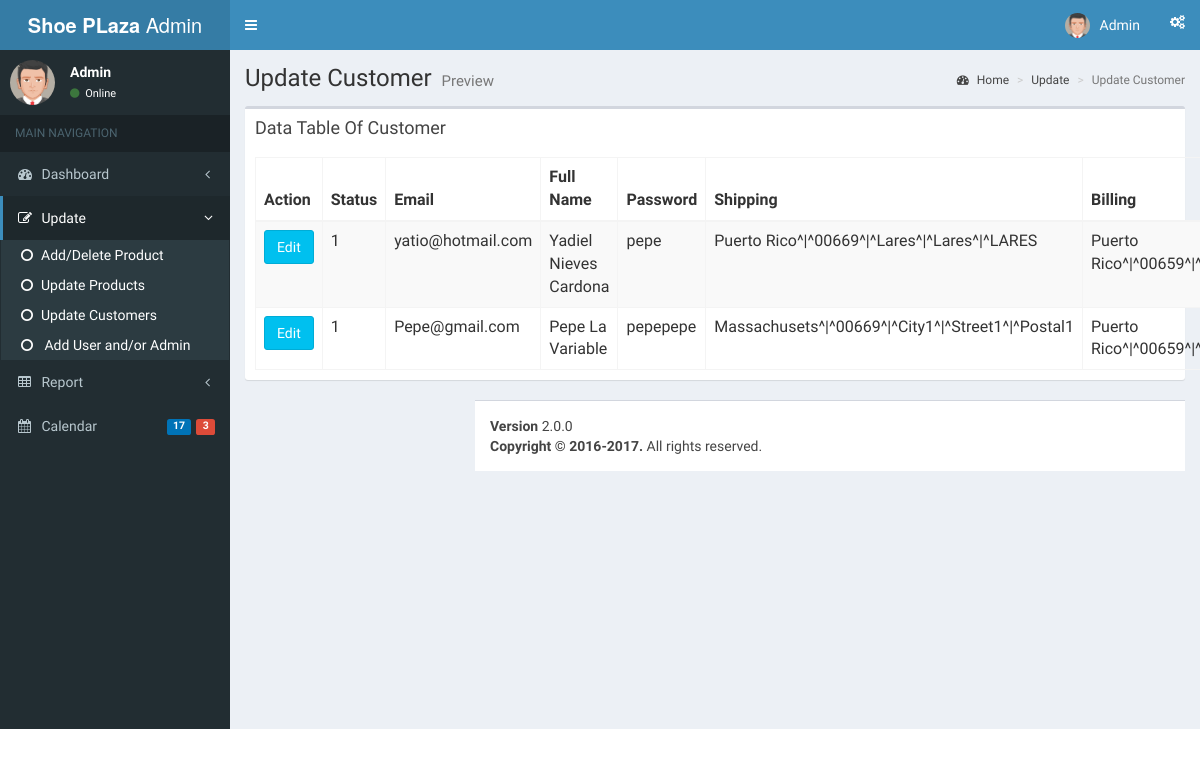
/admin/pages/forms/general4.php, run on an earlier commit of the app's database.
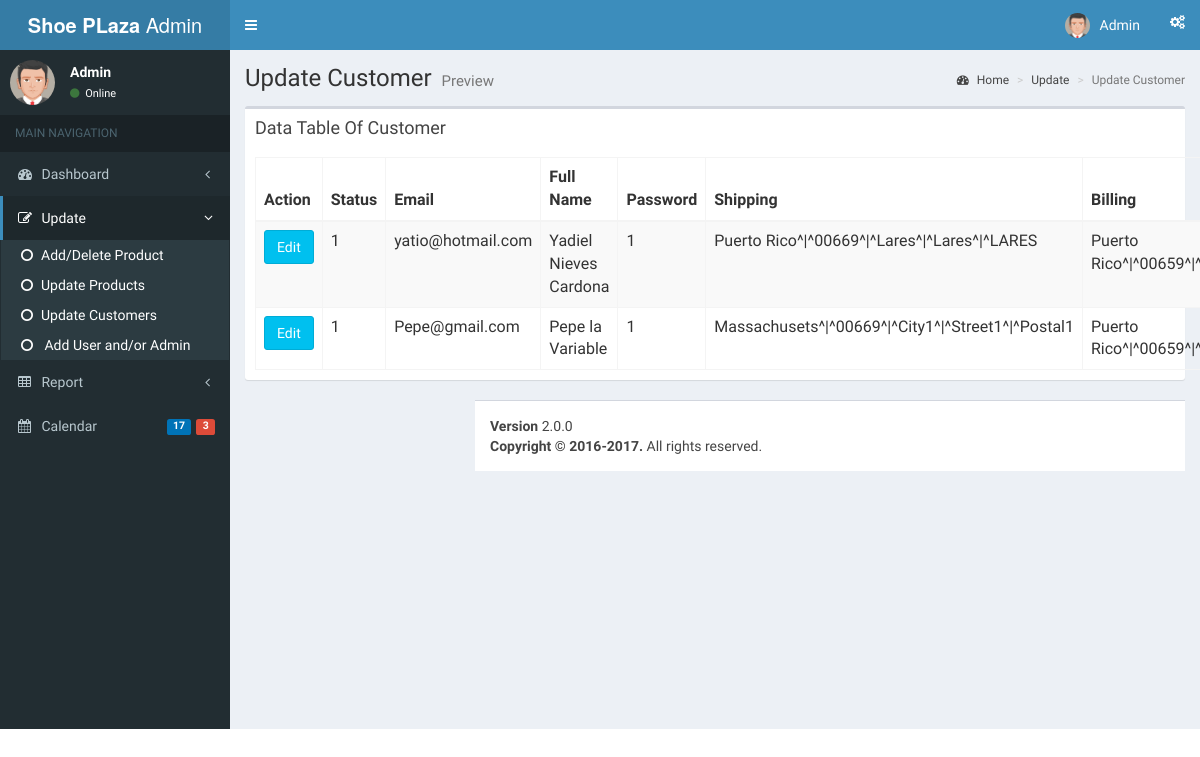
And on a later commit of the database.
### tables this page shows
CREATE TABLE `customer` (
  `CustomerID` int(11) NOT NULL,
  `Email` varchar(30) NOT NULL,
  `Full_Name` varchar(60) NOT NULL,
  `Password` varchar(25) NOT NULL,
  `Shipping_Address` varchar(150) NOT NULL,
  `Billing_Address` varchar(150) NOT NULL,
  `Status` int(1) NOT NULL
);

### admin/pages/forms/general4.php (the view, shortened to what this page needs)
<?php
include 'recycle/topbar.php';
$db =  new mysqli("localhost", "root", "", "shoeplaza") or die("Unable to connect");
?>
  <div class="content-wrapper">
    <section class="content-header">
      <h1>
        Update Customer
        <small>Preview</small>
      </h1>
      <ol class="breadcrumb">
        <li><a href="#"><i class="fa fa-dashboard"></i> Home</a></li>
        <li><a href="#">Update</a></li>
        <li class="active">Update Customer</li>
      </ol>
    </section>
    <section class="content">
          <div class="box">
            <div class="box-header">
              <h3 class="box-title">Data Table Of Customer</h3>
            </div>
            <div class="box-body">
                  <?php
                  $sql ="SELECT * FROM Customer";
                  $result=mysqli_query($db,$sql);
                  ?>
            <table class="table table-bordered table-striped">
                  <thead>
                  <form method="post" action="editors2.php">
                  <tr>
                  <th>Action</th>
                  <th>Status</th>
                  <th>Email</th>
                  <th>Full Name</th>
                  <th>Password</th>
                  <th>Shipping</th>
                  <th>Billing</th>
                  </tr>
                  </thead>
                  <tbody>
                 <?php
                  while ($row =mysqli_fetch_array($result)) {
                    ?>
                    <tr>
                    <td> <button class="btn btn-info"name="editCustomer" value=" <?= $row['CustomerID'] ?>"> Edit</button></td>
                    <td><?php echo $row["Status"]; ?></td>
                    <td><?php echo $row["Email"]; ?></td>
                    <td><?php echo $row["Full_Name"]; ?></td>
                    <td><?php echo $row["Password"]; ?></td>
                    <td><?php echo $row["Shipping_Address"]; ?></td>
                    <td><?php echo $row["Billing_Address"]; ?></td>
                    </tr>
              <?php } ?>
                  </table>
            </div>
          </div>
  <?php include 'recycle/footer.php'; ?>
</body>
</html>

What changed in the data, as far as the page shows it:
changed customer "yatio@hotmail.com": Password "pepe" → "1"
changed customer "Pepe@gmail.com": Full_Name "Pepe La Variable" → "Pepe la Variable"; Password "pepepepe" → "1"
